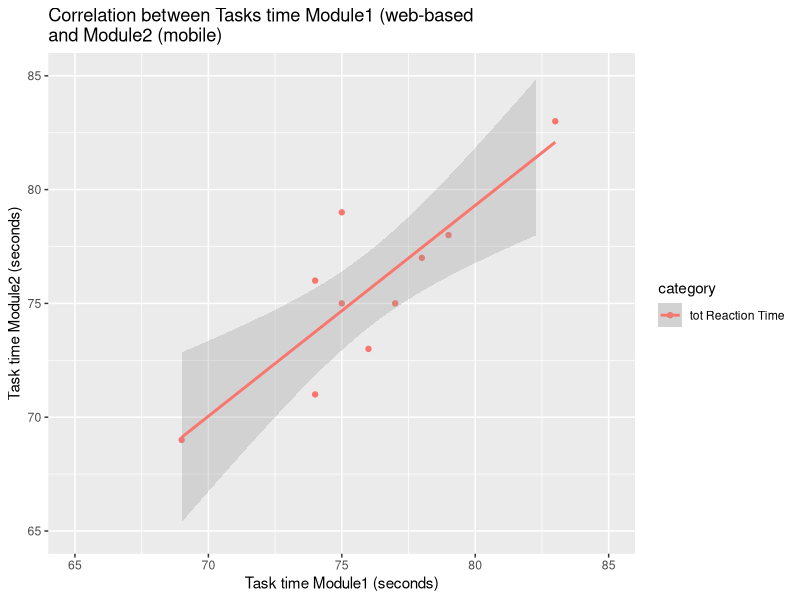

Generate this figure with R:
# #import data
# task1web <- c(18,15,18,20,17,17,18,18,19,17)
# task1mob <- c(16,18,18,19,17,18,17,17,18,19)
# task2web <- c(20,16,19,19,20,21,20,19,20,21)
# task2mob <- c(20,15,17,19,19,20,19,18,22,21)
# task3web <- c(10,9,9,10,11,10,9,8,10,9)
# task3mob <- c(9,9,8,10,10,8,9,7,9,8)
# task4web <- c(15,16,18,14,15,14,13,15,17,15)
# task4mob <- c(16,16,17,15,15,15,12,16,18,17)
# task5web <- c(10,9,9,8,10,11,9,10,12,9)
# task5mob <- c(10,8,9,9,10,10,9,11,10,9)
# task6web <- c(5,4,3,3,4,6,5,5,5,4)
# task6mob <- c(6,3,4,4,4,7,5,6,6,5)
# totweb <- task1web+task2web+task3web+task4web+task5web+task6web
# totmob <- task1mob+task2mob+task3mob+task4mob+task5mob+task6mob

web <- matrix(
  c(78,#participant1  web
    69,   #participant2  web
    76, #participant3  web
    74, #participant4  web
    77,  #participant5  web
    79,    #participant6  web
    74,    #participant7  web
    75,     #participant8  web
    83,    #participant9  web
    75     #participant10 web
  ),byrow=T,nrow=10)
web




mobile <- matrix(
  c(77,  #p1            mobile
    69,   #p2            mobile
    73,  #p3            mobile
    76,  #p4            mobile
    75,  #p5            mobile
    78,  #p6            mobile
    71, #p7            mobile
    75,  #p8            mobile
    83,   #p9            mobile
    79   #p10           mobile
  ),byrow=T,nrow=10
)
mobile

# set.seed(150)
# xvalues <- web
# yvalues <- mobile
# data <- data.frame(x = xvalues,y=yvalues)
# data$y <- data$x + data$y
# correlation <- cor(data$x, data$y,method='pearson')
# correlation

set.seed(150)
xvalues <- web
yvalues <- mobile
data <- data.frame(x=rep(xvalues,1),
                   y=rep(yvalues,1),
                   category=
                     rep(c("tot Reaction Time"),each=10))

# data$y[data$category=="tot Reaction Time"] <- 0 + 
#      data$x[data$category=="reactionTime"]/data$y[data$category=="reactionTime"]



correlation.tot <-
  cor(data$x[data$category=="tot Reaction Time"],
      data$y[data$category=="tot Reaction Time"],method='pearson')

correlation.tot



library(ggplot2)
gg <- ggplot(data,aes(x,y,colour=category))+xlim(65,85)+ylim(65,85)
gg <- gg + geom_point()
gg <- gg + geom_smooth(alpha=0.3,method="lm")


labs(
  title = waiver(),
  subtitle = waiver(),
  caption = waiver(),
  tag = waiver(),
  alt = waiver(),
  alt_insight = waiver()
)


gg + labs(x="Task time Module1 (seconds)") + labs(y="Task time Module2 (seconds)") + labs(title = "Correlation between Tasks time Module1 (web-based
and Module2 (mobile)") 

lmTasks = lm(data$y[data$category=="tot Reaction Time"]~data$x[data$category=="tot Reaction Time"],data=data)
summary(lmTasks)

